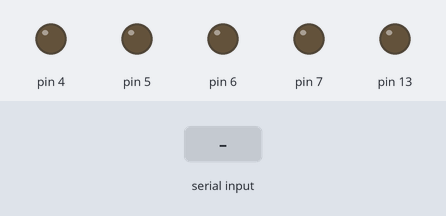
Bench run of a sketch on a simulated Arduino Uno, built with avr-gcc and run on an emulated ATmega328P. Shown: output pins drawn as LEDs (lit = HIGH). Dashed ring = blinking. The test bench sets the inputs (shaded band). What the sketch prints to the serial monitor is not drawn.

Above: at 1.2 s.
1.3 s: "7" received over the second serial link
At 1.4 s:
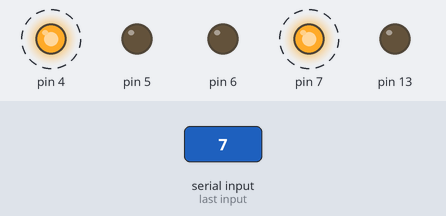
4.3 s: "4" received over the second serial link
At 4.9 s:
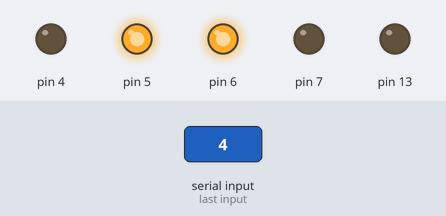
5.8 s: "1" received over the second serial link
At 6.4 s:
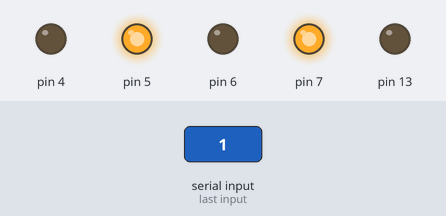
7.3 s: "0" received over the second serial link
At 7.7 s:
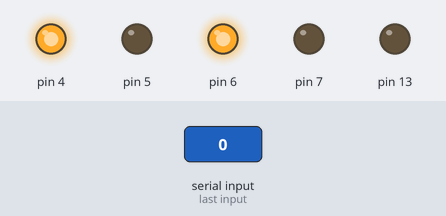
Timing chart, 0 to 9.8 s (numbered marks = the images above; inputs shaded):
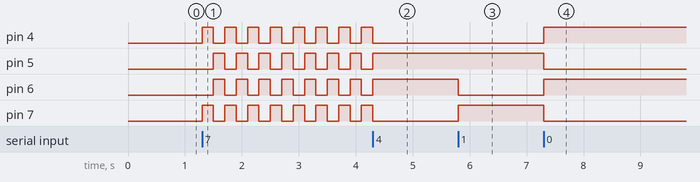

Measured:
- after the input at 1.3 s, pin 4, pin 7: alternates HIGH for 0.20 s and LOW for 0.20 s, starting at once; pin 5, pin 6: alternates HIGH for 0.20 s and LOW for 0.20 s, starting after 0.20 s
- after the input at 4.3 s, pin 4, pin 7: goes on until 4.3 s, then stays LOW; pin 5, pin 6: goes on until 4.3 s, then stays HIGH
- after the input at 5.8 s, pin 6: HIGH → LOW at once; pin 7: LOW → HIGH at once
- after the input at 7.3 s, pin 4, pin 6: LOW → HIGH at once; pin 5, pin 7: HIGH → LOW at once

The sketch:

controle_carrinho.ino
```cpp
#include <SoftwareSerial.h>

// Definição dos pinos para comunicação com o módulo Bluetooth
int bluetoothTx = 9;  // Pino TX do módulo Bluetooth conectado ao RX do Arduino
int bluetoothRx = 8;  // Pino RX do módulo Bluetooth conectado ao TX do Arduino

// Inicialização do objeto para comunicação Bluetooth
SoftwareSerial bluetooth(bluetoothRx, bluetoothTx);


void setup()
{
  // Inicialização da comunicação serial padrão (para comunicação com o computador via USB)
  Serial.begin(9600);

  // Inicialização da comunicação serial com o módulo Bluetooth
  bluetooth.begin(9600);

  // Motor Esquerdo
  pinMode(13, OUTPUT);
  pinMode(7, OUTPUT);
  pinMode(6, OUTPUT);
  pinMode(5, OUTPUT);
  pinMode(4, OUTPUT);
}


void loop()
{
  int timer = 150;
  // pedro: 125
  // andre: 150
  // dimitri: vai se fuder
  Serial.println(timer);
   if(bluetooth.available() > 0)
   {
	char direcao = bluetooth.read();
    if (direcao == '1') {
    digitalWrite(7,HIGH);
    digitalWrite(6,LOW);
    digitalWrite(5,HIGH);
    digitalWrite(4,LOW);
    Serial.println("LIGADO");
    }
    if (direcao == '0') {
    digitalWrite(7,LOW);
    digitalWrite(6,HIGH);
    digitalWrite(5,LOW);
    digitalWrite(4,HIGH);
    Serial.println("DESLIGADO");
    }

    if (direcao == '3'){
      digitalWrite(7,LOW);
      digitalWrite(6,HIGH);
      digitalWrite(5,HIGH);
      digitalWrite(4,LOW);
      Serial.println("DIREITA");
      delay(timer);
      direcao = '4';
    }
    if (direcao == '2'){
      digitalWrite(7,HIGH);
      digitalWrite(6,LOW);
      digitalWrite(5,LOW);
      digitalWrite(4,HIGH);
      Serial.println("ESQUERDA");
      delay(timer);
      direcao = '4';
    }
    if (direcao == '4'){
      digitalWrite(7,LOW);
      digitalWrite(6,LOW);
      digitalWrite(5,LOW);
      digitalWrite(4,LOW);
      Serial.println("PARADO");
    }
    if (direcao == '5'){
      digitalWrite(7,LOW);
      digitalWrite(6,HIGH);
      digitalWrite(5,HIGH);
      digitalWrite(4,LOW);
      Serial.println("FULL RIGHT");
    }
    if (direcao == '6'){
      digitalWrite(7,HIGH);
      digitalWrite(6,LOW);
      digitalWrite(5,LOW);
      digitalWrite(4,HIGH);
      Serial.println("FULL LEFT");
    }
    if(direcao == '7'){
      for(int i = 1; i <= 1000; i++){
        direcao = bluetooth.read();
        if(direcao == '4'){
          break;
        }
        digitalWrite(7,HIGH);
        digitalWrite(6,LOW);
        digitalWrite(5,LOW);
        digitalWrite(4,HIGH);
        delay(200);
        digitalWrite(7,LOW);
        digitalWrite(6,HIGH);
        digitalWrite(5,HIGH);
        digitalWrite(4,LOW);
        delay(200);
      }

      }
    }

}
```
